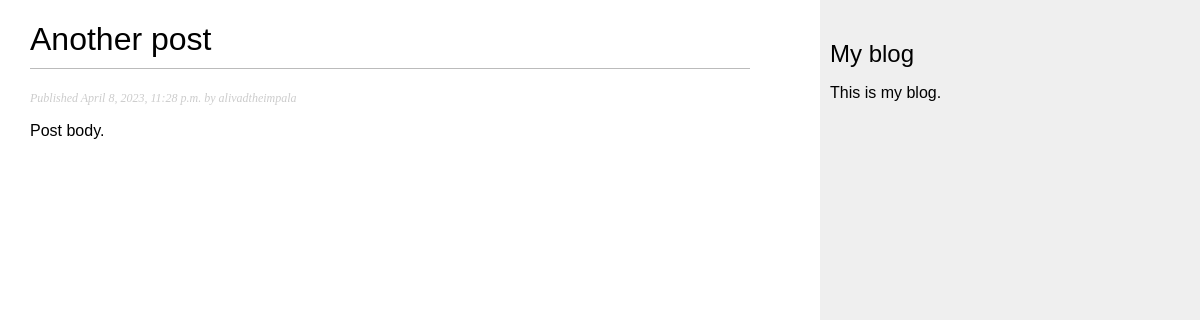
The app's page /blog/2/ with its own data.
### blog/models.py (models this page shows, shortened)
class Post(models.Model):
    class Status(models.TextChoices):
        DRAFT = 'DF', 'Draft'
        PUBLISHED = 'PB', 'Published'
    title = models.CharField(max_length=250)
    slug = models.SlugField(max_length=250)
    author = models.ForeignKey(User,
                               on_delete=models.CASCADE,
                               related_name='blog_posts')
    body = models.TextField()
    publish = models.DateTimeField(default=timezone.now)
    created = models.DateTimeField(auto_now_add=True)
    updated = models.DateTimeField(auto_now=True)
    status = models.CharField(max_length=2,
                              choices=Status.choices,
                              default=Status.DRAFT)
    objects = models.Manager()  # The default manager.
    published = PublishedManager()  # Our Custom manager
    class Meta:
        ordering = ['-publish']
        indexes = [
            models.Index(fields=['-publish'])
        ]

### blog/views.py (the view)
# urls.py: path('<int:id>/', views.post_detail, name='post_detail'),
def post_detail(request, id):
    post = get_object_or_404(Post,
                             id=id,
                             status=Post.Status.PUBLISHED)
    return render(request,
                  'blog/post/detail.html',
                  {'post': post})

### blog/templates/blog/post/detail.html (shortened to what this page needs)
{% extends "blog/base.html" %}
{% block content %}
<h1>{{ post.title }}</h1>
<p class="date">
    Published {{ post.publish }} by {{ post.author }}
</p>
{{ post.body|linebreaks }}
{% endblock %}

### blog/static/css/blog.css (style rules this page uses)
body { margin:0; padding:0; font-family:helvetica, sans-serif; }
h1 { font-weight:normal; border-bottom:1px solid #bbb; padding:0 0 10px 0; }
p.date { color:#ccc; font-family: georgia, serif; font-size: 12px; font-style: italic; }

### records on screen
Post: title "Another post", publish "April 8, 2023, 11:28 p.m.", author "alivadtheimpala", body "Post body."
